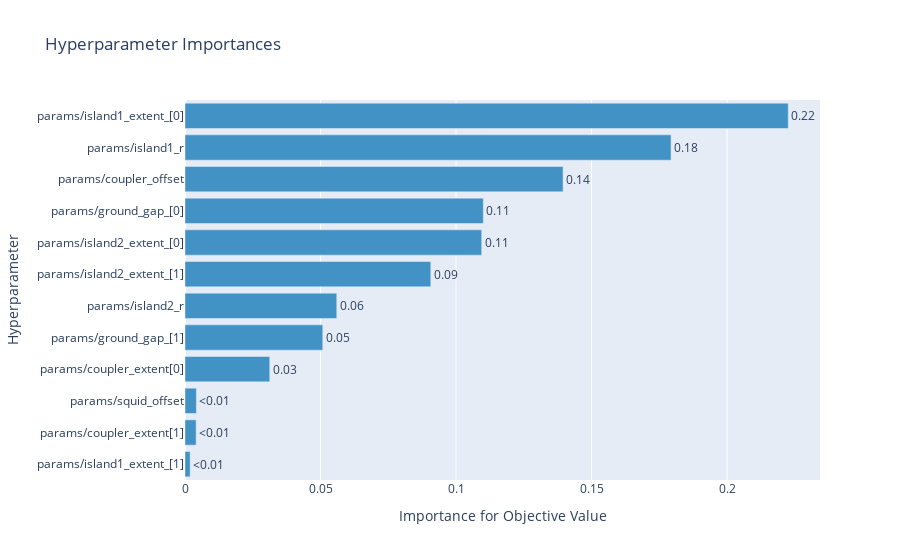
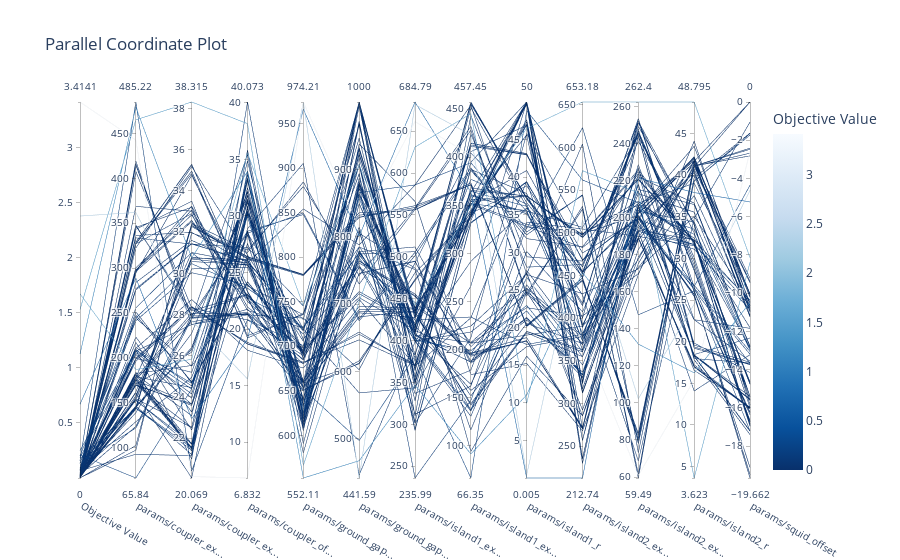

The notebook cell these images were saved under, in order:
### Markdown cell above
This is specific only for the Optuna optimiser

### Code cell
# Default 'importance' metric is fANOVA, see optuna.importance.FanovaImportanceEvaluator
fig = optuna.visualization.plot_param_importances(study, target=lambda t: t.values[0])
fig.show()

fig = optuna.visualization.plot_parallel_coordinate(study, target=lambda t: t.values[0])
fig.show()

try:
    fig = optuna.visualization.plot_pareto_front(study)  # or optuna.visualization.matplotlib.plot_pareto_front(study)
    fig.show()
except ValueError as e:
    print('Not multi-objective.', e)
